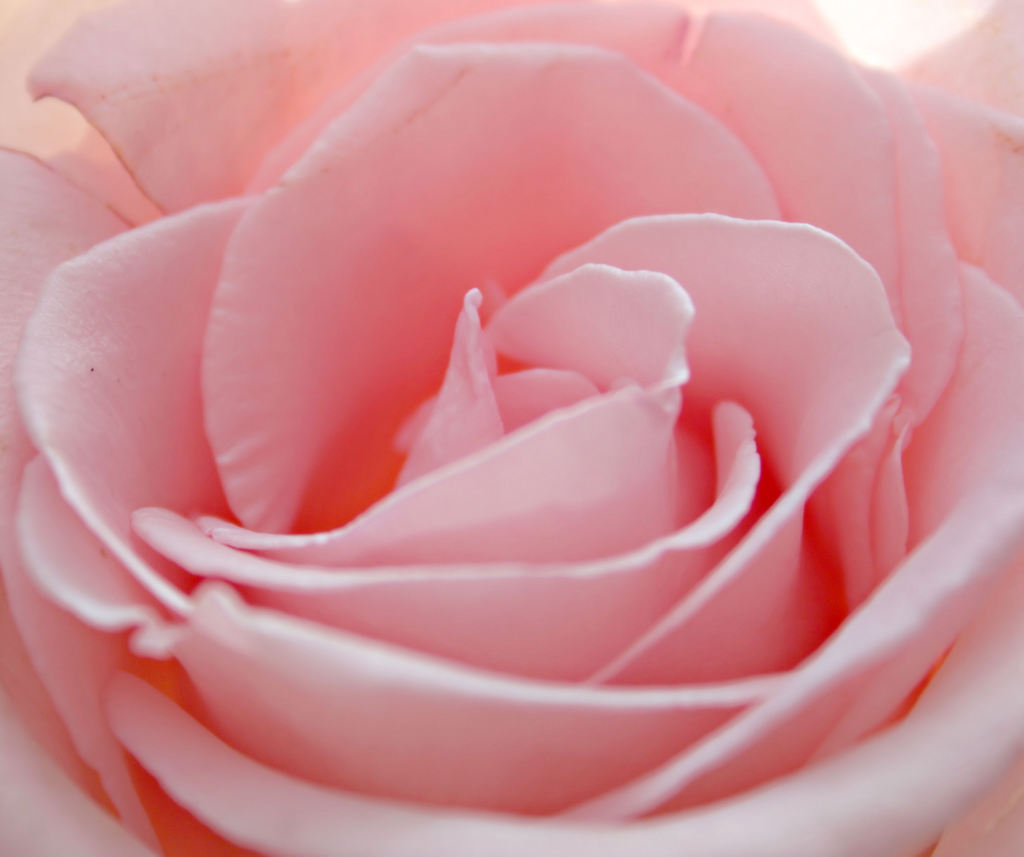
%> input picture Project_2/Reference/Bliend/CODING BACKUP-100%/images/ghgh.jpg, 1024 x 857 px
$ octave MAIN.m   (GNU Octave 9; MATLAB toolbox functions it lacks are replaced by stand-ins)
%> lines starting %> are read from the running program, lines starting %| are printed output that depends on the picture

clc;
clear all;
close all;

%%%%%%% read the original input image %%%%%%%
[filename,pathname]=uigetfile( {'*.png'; '*.bmp';'*.tif';'*.jpg'});
%> the answer given: images/ghgh.jpg
r=imread([pathname filename]);
%> r is the input picture: size 857x1024x3 uint8; mean R, G, B 206.8, 141.5, 147.4
r=(im2double(imresize(r,[256 256])));
%> r: size 256x256x3 double
figure,imshow(r,[]);
title('input image');
[m,n,dim]=size(r);
%> m = 256; n = 256; dim = 3

%%%%%%% read the watermark image %%%%%%%

[filename2,pathname2]=uigetfile( {'*.png'; '*.bmp';'*.tif';'*.jpg'});
%> the answer given: images/hgghhhh.jpg
s=imread([pathname2,filename2]);
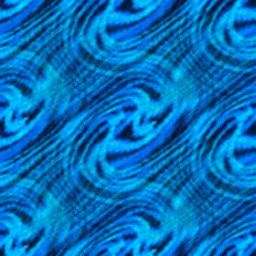
%> input picture Project_2/Reference/Bliend/CODING BACKUP-100%/images/hgghhhh.jpg, 256 x 256 px
%> s is the input picture: size 256x256x3 uint8; mean R, G, B 3.8, 111.1, 184.9

s=(im2double(imresize(s,[256 256])));
%> s: size 256x256x3 double
figure,imshow(s,[]);
title('watermark image');

[mw,nw,dimw]=size(s);
%> mw = 256; nw = 256; dimw = 3

%%%DWT DECOMPOSITION OF input IMAGE%%

[ll1,hl1,lh1,hh1]=dwt2(r,'db1');

figure,imshow(ll1,[]);
title('approximation cover image');

figure,imshow(hl1,[]);
title('horizontal cover image');

figure,imshow(lh1,[]);
title('vertical cover image');

figure,imshow(hh1,[]);
title('diagonal cover image');

a=[ll1,hl1;lh1,hh1];
figure,imshow(a,[]);
title('1-level DWT decomposed input image');

%%%DWT DECOMPOSITION OF watermark IMAGE%%

[ll11,hl11,lh11,hh11]=dwt2(s,'db1');
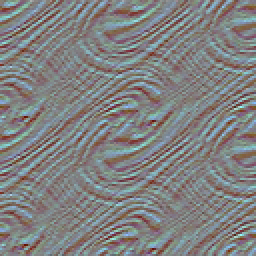
%> hl11: size 128x128x3 double (shown 2 times larger); mean R, G, B -0.000174, -0.000143, -0.000205; drawn with min black and max white
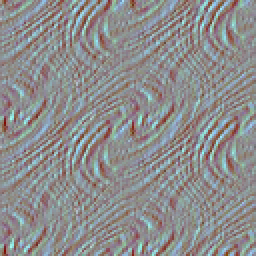
%> lh11: size 128x128x3 double (shown 2 times larger); mean R, G, B 0.000338, -0.000118, 0.000652; drawn with min black and max white
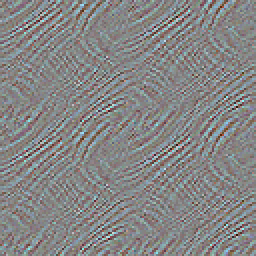
%> hh11: size 128x128x3 double (shown 2 times larger); mean R, G, B 0.000121, -1.2e-05, -2.13e-05; drawn with min black and max white

figure,imshow(ll11,[]);
title('approximation wmk image');

figure,imshow(hl11,[]);
title('horizontal wmk image');

figure,imshow(lh11,[]);
title('vertical wmk image');

figure,imshow(hh11,[]);
title('diagonal wmk image');

d=[ll11,hl11;lh11,hh11];
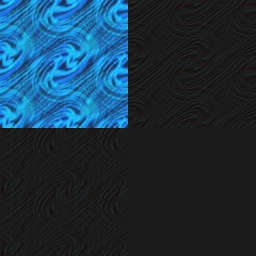
%> d: size 256x256x3 double; mean R, G, B 0.00746, 0.218, 0.363; drawn with min black and max white
figure,imshow(d,[]);
title('1-level DWT decomposed wmk image');

%%%%ALPHA BLENDING EMBEDDING TECHNIQUE%%%
% k=0.9;
% q=0.0005;
k=input('enter the input value (b/w 0.8 to 1) of k');
%> the answer given: 1
q=input('enter the input value (b/w 0.00001 to 0.1) of q');
%> the answer given: 1
wmi=(k.*ll1)+(q.*ll11);
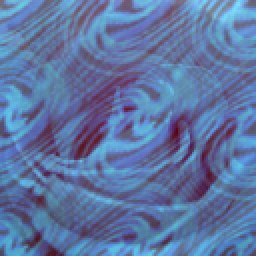
%> wmi: size 128x128x3 double (shown 2 times larger); mean R, G, B 1.65, 1.98, 2.61; drawn with min black and max white

%%INVERSE DWT%%%%
c1=idwt2(wmi,hl1,lh1,hh1,'db1');
figure,imshow(c1,[]);
title('encrypted/watermarked image');

imwrite(c1,'invisibe_watermarked_image.jpg');
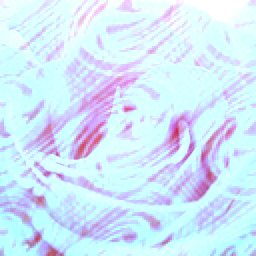
%> saved as invisibe_watermarked_image.jpg: size 256x256x3 uint8; mean R, G, B 210.6, 232.8, 251.3

%%%%DATA(TEXT) EMBEDDING IN THE ENCRYPTED IMAGE%%%
%> (the run ends here)
